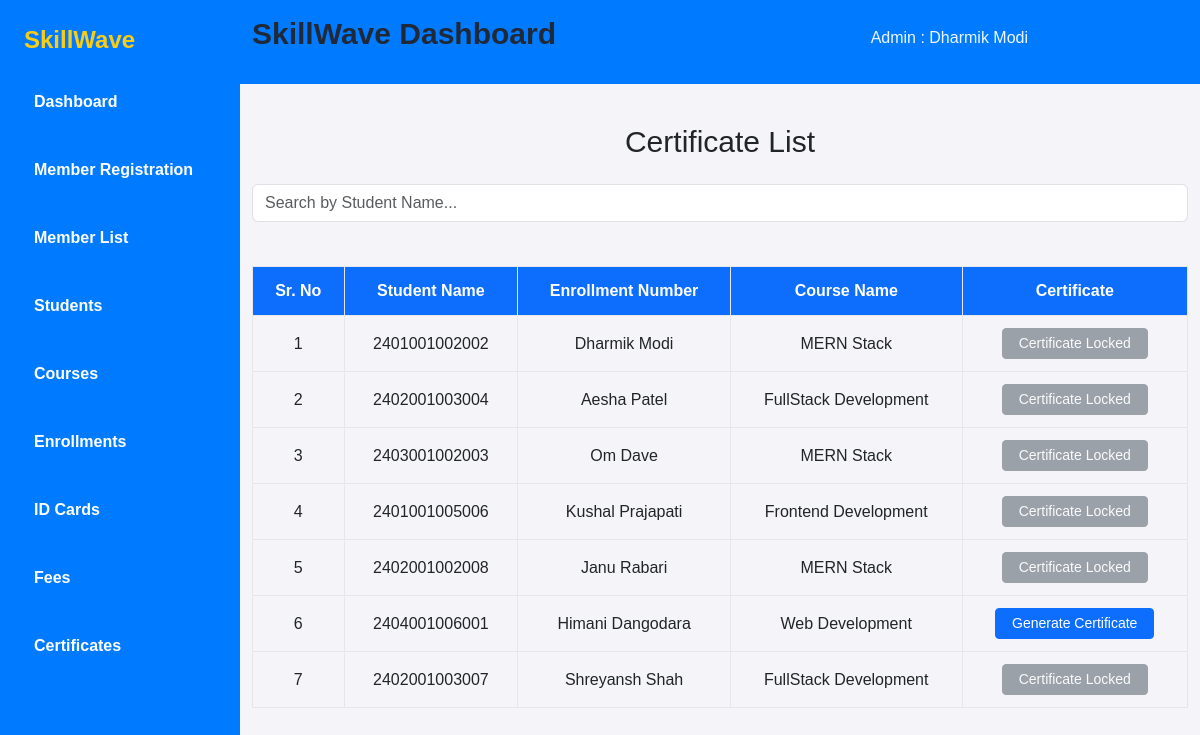
Page /certificate/1/ on the earlier database version.
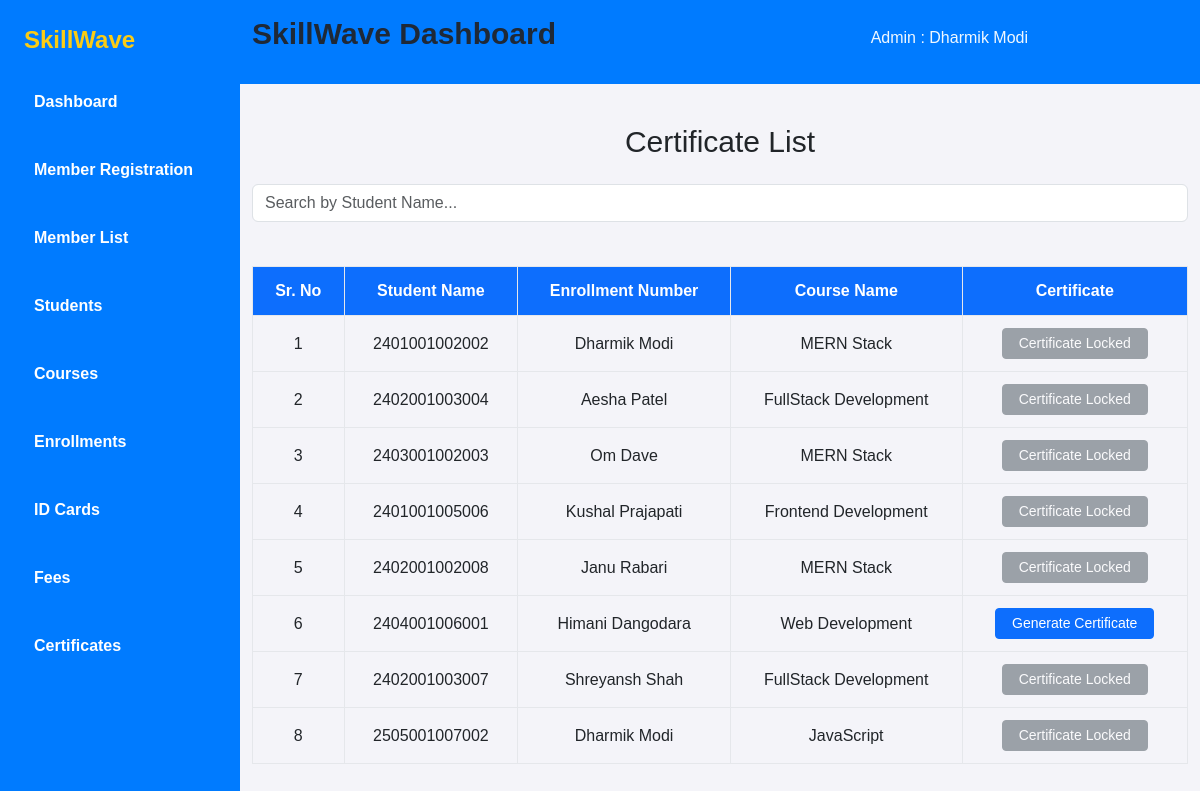
Same page on the later database version.
### myapp/models.py (models this page shows, shortened)
class Enrollment(models.Model):
    enroll_id = models.AutoField(primary_key=True)  # Fixed spelling: enorll_id → enroll_id
    enrollment_number = models.CharField(max_length=30,verbose_name="Enrollment Number")
    admin = models.ForeignKey(Admin, on_delete = models.CASCADE )
    student_id = models.ForeignKey(Student, verbose_name="name", on_delete=models.CASCADE, related_name="enrollments")
    course_name = models.ForeignKey(Course, verbose_name="course_name", on_delete=models.CASCADE, related_name="enrollments")
    admission_date = models.DateField()  # Fixed spelling: Addmission_date → admission_date
    start_date = models.DateField()
    end_date = models.DateField()
    total_paid = models.DecimalField(max_digits=10, decimal_places=2, default=0.00)
    pending_amount = models.DecimalField(max_digits=10, decimal_places=2, default=0.00)
    PAYMENT_STATUS_CHOICES = [
        ('PENDING', 'Pending'),
        ('PAID', 'Paid'),
        ('PARTIAL', 'Partial'),
    ]
    payment_status = models.CharField(max_length=10,choices=PAYMENT_STATUS_CHOICES,default='PENDING',verbose_name="Payment Status")

class Student(models.Model):
    student_id = models.AutoField(primary_key=True, verbose_name="ID")  # Fixed spelling: student_id → ID
    admin = models.ForeignKey(Admin, on_delete = models.CASCADE )
    name = models.CharField(max_length=50)
    address = models.CharField(max_length=100)
    phone_no = models.CharField(max_length=10)
    email = models.CharField(max_length=50)
    DOB = models.DateField()
    photo = models.FileField(upload_to='static/images/student_photos/', null=True)  # Fixed max_length to 1
    marks = models.IntegerField(default=0)  # Assuming marks field exists
    gender = models.CharField(max_length=10, choices=[('Male', 'Male'), ('Female', 'Female')])  # Add this field

class Course(models.Model):
    course_id = models.AutoField(verbose_name="course_id",primary_key=True)
    admin = models.ForeignKey(Admin, on_delete = models.CASCADE )
    course_name = models.CharField(max_length=30)
    duration = models.IntegerField(help_text="Duration in month")
    fees = models.DecimalField(max_digits=10, decimal_places=2)
    def __str__(self):
        return self.course_name

### myapp/views.py (the view)
# urls.py: path('certificate/<int:admin_id>/', views.Certificate, name='certificate'),
def Certificate(request, admin_id):
    c = models.Admin.objects.get(admin_id=admin_id)
    id = c.admin_id
    context = {
        'id': id,
        'admin': models.Admin.objects.get(admin_id=admin_id),
        'admin_id': admin_id,
    }
    certificate = models.Enrollment.objects.filter(admin=admin_id)
    context['certificate'] = certificate
    return render(request, 'certificate.html', context)

### myapp/templates/certificate.html (shortened to what the changed rows need)
<!DOCTYPE html>
<html lang="en">
<head>
    <script src="https://cdn.tailwindcss.com"></script>
    <link href="https://cdn.jsdelivr.net/npm/bootstrap@5.3.5/dist/css/bootstrap.min.css" rel="stylesheet">
    <link rel="stylesheet" href="https://cdnjs.cloudflare.com/ajax/libs/font-awesome/6.5.0/css/all.min.css">
</head>
<body>
    <div class="flex">
        <aside class="w-1/5 sidebar text-white min-h-screen p-6">
            <h2 class="text-2xl font-bold mb-6"><a href="#">SkillWave</a></h2>
        </aside>
        <main class="w-4/5 ">
            <nav class="site-nav mb-10" style="background-color: #007bff;">
                <div class="pb-2 top-bar mb-3">
                    <div class="container">
                        <div class="row align-items-center">
                            <div class="col-lg-7 ">
                                <h1 class="flex text-3xl font-bold text-gray-800 mb-6 mt-3">SkillWave Dashboard</h1>
                            </div>
                        </div>
                    </div>
                </div>
            </nav>
            <div class="container">
                <h2 class="text-center text-3xl mb-4">Certificate List</h2>
                <br>
                <div class="table-responsive">
                    <table class="table-bordered text-center">
                        <thead class="bg-primary text-white">
                            <tr>
                                <th>Sr. No</th>
                                <th>Student Name</th>
                                <th>Enrollment Number</th>
                                <th>Course Name</th>
                                <th>Certificate</th>
                            </tr>
                        </thead>
                        <tbody>
                            {% for certificate in certificate %}
                            <tr>
                                <td>{{ forloop.counter }}</td>
                                <td>{{ certificate.enrollment_number }}</td>
                                <td>{{ certificate.student_id.name }}</td>
                                <td>{{ certificate.course_name }}</td>
                                <td>
                                    <div class="d-flex justify-content-center gap-2">
                                        {% if certificate.payment_status == 'PAID' %}
                                            <a href="{% url 'certificate_generate_enroll' id certificate.enroll_id %}" class="btn btn-primary btn-sm px-3">
                                                 Generate Certificate
                                            </a>
                                        {% else %}
                                            <button class="btn btn-secondary btn-sm px-3" disabled title="Fees payment incomplete (Pending: ₹{{ enrollment.pending_amount }})">
                                                 Certificate Locked
                                            </button>
                                        {% endif %}
                                    </div>
                                </td>
                            </tr>
                            {% empty %}
                            <tr>
                                <td colspan="7" class="text-center text-gray-500">No members available.</td>
                            </tr>
                            {% endfor %}
                        </tbody>
                    </table>
                </div>
            </div>
        </main>
    </div>
</body>
</html>

Differences in the rows shown:
added Enrollment: enrollment_number "2505001007002", student_id.name "Dharmik Modi", course_name "JavaScript"
